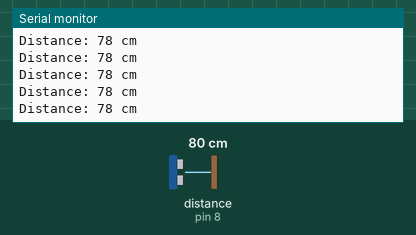
Simulated run of this sketch. Board: Arduino Uno, built with avr-gcc and run on an emulated ATmega328P. Shown: the last lines printed to the serial monitor. Wiring (inferred from the names in the program): ultrasonic range finder: trigger pin 9; echo pin 8. The test bench sets the inputs (shaded band); at power-on: distance to the obstacle (sensor on pin 8) 80 cm. The echo pulse lasts 58.3 µs per cm.

Above: at 1.2 s.
1.3 s: distance to the obstacle (sensor on pin 8) set to 299 cm
At 1.62 s:
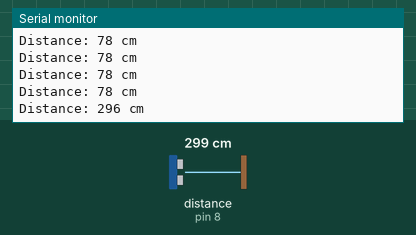
4.3 s: distance to the obstacle (sensor on pin 8) set to 2 cm
At 4.45 s:
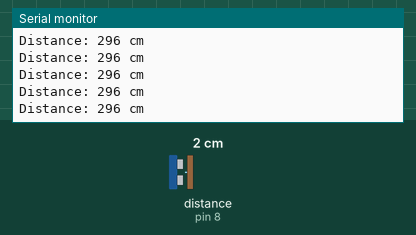
Timing chart, 0 to 7.3 s (numbered marks = the images above; inputs shaded):
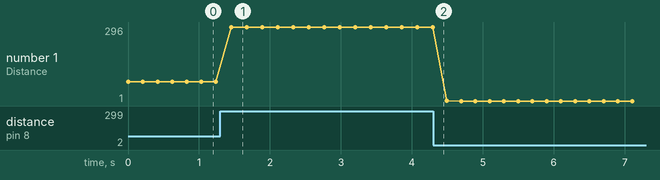

The sketch:

ultrasonic-sensor.ino
```cpp
const int trigPin = 9;
const int echoPin = 8;

long duration;
int distance;

void setup() {
  pinMode(trigPin, OUTPUT);
  pinMode(echoPin, INPUT);
  Serial.begin(9600);
}

void loop() {
  // Send ultrasonic pulse
  digitalWrite(trigPin, LOW);
  delayMicroseconds(2);
  digitalWrite(trigPin, HIGH);
  delayMicroseconds(10);
  digitalWrite(trigPin, LOW);

  // Read echo time
  duration = pulseIn(echoPin, HIGH);

  // Calculate distance in cm
  distance = duration * 0.034 / 2;

  Serial.print("Distance: ");
  Serial.print(distance);
  Serial.println(" cm");

  delay(200);
}
```

Measured:
- after the input at 1.3 s, the serial monitor: prints a new line after 0.16 s (image 1)
- plotted number 1: 78 → 296 after the input at 1.3 s, 296 → 1 after the input at 4.3 s
